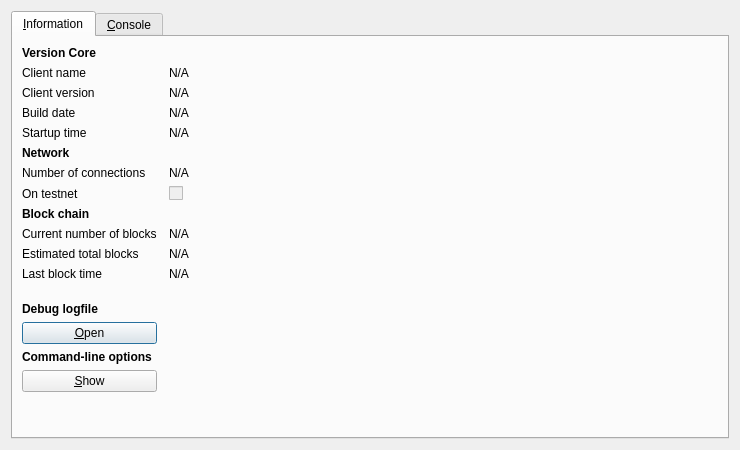
<?xml version="1.0" encoding="UTF-8"?>
<ui version="4.0">
 <class>RPCConsole</class>
 <widget class="QDialog" name="RPCConsole">
  <property name="geometry">
   <rect>
    <x>0</x>
    <y>0</y>
    <width>740</width>
    <height>450</height>
   </rect>
  </property>
  <property name="windowTitle">
   <string>Version debug window</string>
  </property>
  <layout class="QVBoxLayout" name="verticalLayout_2">
   <item>
    <widget class="QTabWidget" name="tabWidget">
     <property name="currentIndex">
      <number>0</number>
     </property>
     <widget class="QWidget" name="tab_info">
      <attribute name="title">
       <string>&amp;Information</string>
      </attribute>
      <layout class="QGridLayout" name="gridLayout" columnstretch="0,1">
       <property name="horizontalSpacing">
        <number>12</number>
       </property>
       <item row="0" column="0">
        <widget class="QLabel" name="label_9">
         <property name="font">
          <font>
           <weight>75</weight>
           <bold>true</bold>
          </font>
         </property>
         <property name="text">
          <string>Version Core</string>
         </property>
        </widget>
       </item>
       <item row="1" column="0">
        <widget class="QLabel" name="label_5">
         <property name="text">
          <string>Client name</string>
         </property>
        </widget>
       </item>
       <item row="1" column="1">
        <widget class="QLabel" name="clientName">
         <property name="cursor">
          <cursorShape>IBeamCursor</cursorShape>
         </property>
         <property name="text">
          <string>N/A</string>
         </property>
         <property name="textFormat">
          <enum>Qt::PlainText</enum>
         </property>
         <property name="textInteractionFlags">
          <set>Qt::LinksAccessibleByMouse|Qt::TextSelectableByKeyboard|Qt::TextSelectableByMouse</set>
         </property>
        </widget>
       </item>
       <item row="2" column="0">
        <widget class="QLabel" name="label_6">
         <property name="text">
          <string>Client version</string>
         </property>
        </widget>
       </item>
       <item row="2" column="1">
        <widget class="QLabel" name="clientVersion">
         <property name="cursor">
          <cursorShape>IBeamCursor</cursorShape>
         </property>
         <property name="text">
          <string>N/A</string>
         </property>
         <property name="textFormat">
          <enum>Qt::PlainText</enum>
         </property>
         <property name="textInteractionFlags">
          <set>Qt::LinksAccessibleByMouse|Qt::TextSelectableByKeyboard|Qt::TextSelectableByMouse</set>
         </property>
        </widget>
       </item>
       <item row="3" column="0">
        <widget class="QLabel" name="label_12">
         <property name="text">
          <string>Build date</string>
         </property>
        </widget>
       </item>
       <item row="3" column="1">
        <widget class="QLabel" name="buildDate">
         <property name="cursor">
          <cursorShape>IBeamCursor</cursorShape>	   
         </property>
         <property name="text">
          <string>N/A</string>
         </property>
         <property name="textFormat">
          <enum>Qt::PlainText</enum>
         </property>
         <property name="textInteractionFlags">
          <set>Qt::LinksAccessibleByMouse|Qt::TextSelectableByKeyboard|Qt::TextSelectableByMouse</set>
         </property>
        </widget>
       </item>
       <item row="4" column="0">
        <widget class="QLabel" name="label_13">
         <property name="text">
          <string>Startup time</string>
         </property>
        </widget>
       </item>
       <item row="4" column="1">
        <widget class="QLabel" name="startupTime">
         <property name="cursor">
          <cursorShape>IBeamCursor</cursorShape>
         </property>
         <property name="text">
          <string>N/A</string>
         </property>
         <property name="textFormat">
          <enum>Qt::PlainText</enum>
         </property>
         <property name="textInteractionFlags">
          <set>Qt::LinksAccessibleByMouse|Qt::TextSelectableByKeyboard|Qt::TextSelectableByMouse</set>
         </property>
        </widget>
       </item>
       <item row="5" column="0">
        <widget class="QLabel" name="label_11">
         <property name="font">
          <font>
           <weight>75</weight>
           <bold>true</bold>
          </font>
         </property>
         <property name="text">
          <string>Network</string>
         </property>
        </widget>
       </item>
       <item row="6" column="0">
        <widget class="QLabel" name="label_7">
         <property name="text">
          <string>Number of connections</string>
         </property>
        </widget>
       </item>
       <item row="6" column="1">
        <widget class="QLabel" name="numberOfConnections">
         <property name="cursor">
          <cursorShape>IBeamCursor</cursorShape>
         </property>
         <property name="text">
          <string>N/A</string>
         </property>
         <property name="textFormat">
          <enum>Qt::PlainText</enum>
         </property>
         <property name="textInteractionFlags">
          <set>Qt::LinksAccessibleByMouse|Qt::TextSelectableByKeyboard|Qt::TextSelectableByMouse</set>
         </property>
        </widget>
       </item>
       <item row="7" column="0">
        <widget class="QLabel" name="label_8">
         <property name="text">
          <string>On testnet</string>
         </property>
        </widget>
       </item>
       <item row="7" column="1">
        <widget class="QCheckBox" name="isTestNet">
         <property name="enabled">
          <bool>false</bool>
         </property>
         <property name="text">
          <string/>
         </property>
        </widget>
       </item>
       <item row="8" column="0">
        <widget class="QLabel" name="label_10">
         <property name="font">
          <font>
           <weight>75</weight>
           <bold>true</bold>
          </font>
         </property>
         <property name="text">
          <string>Block chain</string>
         </property>
        </widget>
       </item>
       <item row="9" column="0">
        <widget class="QLabel" name="label_3">
         <property name="text">
          <string>Current number of blocks</string>
         </property>
        </widget>
       </item>
       <item row="9" column="1">
        <widget class="QLabel" name="numberOfBlocks">
         <property name="cursor">
          <cursorShape>IBeamCursor</cursorShape>
         </property>
         <property name="text">
          <string>N/A</string>
         </property>
         <property name="textFormat">
          <enum>Qt::PlainText</enum>
         </property>
         <property name="textInteractionFlags">
          <set>Qt::LinksAccessibleByMouse|Qt::TextSelectableByKeyboard|Qt::TextSelectableByMouse</set>
         </property>
        </widget>
       </item>
       <item row="10" column="0">
        <widget class="QLabel" name="label_4">
         <property name="text">
          <string>Estimated total blocks</string>
         </property>
        </widget>
       </item>
       <item row="10" column="1">
        <widget class="QLabel" name="totalBlocks">
         <property name="cursor">
          <cursorShape>IBeamCursor</cursorShape>
         </property>
         <property name="text">
          <string>N/A</string>
         </property>
         <property name="textFormat">
          <enum>Qt::PlainText</enum>
         </property>
         <property name="textInteractionFlags">
          <set>Qt::LinksAccessibleByMouse|Qt::TextSelectableByKeyboard|Qt::TextSelectableByMouse</set>
         </property>
        </widget>
       </item>
       <item row="11" column="0">
        <widget class="QLabel" name="label_2">
         <property name="text">
          <string>Last block time</string>
         </property>
        </widget>
       </item>
       <item row="11" column="1">
        <widget class="QLabel" name="lastBlockTime">
         <property name="cursor">
          <cursorShape>IBeamCursor</cursorShape>
         </property>
         <property name="text">
          <string>N/A</string>
         </property>
         <property name="textFormat">
          <enum>Qt::PlainText</enum>
         </property>
         <property name="textInteractionFlags">
          <set>Qt::LinksAccessibleByMouse|Qt::TextSelectableByKeyboard|Qt::TextSelectableByMouse</set>
         </property>
        </widget>
       </item>
       <item row="12" column="0">
        <spacer name="verticalSpacer_2">
         <property name="orientation">
          <enum>Qt::Vertical</enum>
         </property>
         <property name="sizeHint" stdset="0">
          <size>
           <width>20</width>
           <height>20</height>
          </size>
         </property>
        </spacer>
       </item>
       <item row="13" column="0">
        <widget class="QLabel" name="labelDebugLogfile">
         <property name="font">
          <font>
           <weight>75</weight>
           <bold>true</bold>
          </font>
         </property>
         <property name="text">
          <string>Debug logfile</string>
         </property>
        </widget>
       </item>
       <item row="14" column="0">
        <widget class="QPushButton" name="openDebugLogfileButton">
         <property name="toolTip">
          <string>Open the Version debug logfile from the current data directory. This can take a few seconds for large logfiles.</string>
         </property>
         <property name="text">
          <string>&amp;Open</string>
         </property>
        </widget>
       </item>
       <item row="15" column="0">
        <widget class="QLabel" name="labelCLOptions">
         <property name="font">
          <font>
           <weight>75</weight>
           <bold>true</bold>
          </font>
         </property>
         <property name="text">
          <string>Command-line options</string>
         </property>
        </widget>
       </item>
       <item row="16" column="0">
        <widget class="QPushButton" name="showCLOptionsButton">
         <property name="toolTip">
          <string>Show the Version-Qt help message to get a list with possible Version command-line options.</string>
         </property>
         <property name="text">
          <string>&amp;Show</string>
         </property>
        </widget>
       </item>
       <item row="17" column="0">
        <spacer name="verticalSpacer">
         <property name="orientation">
          <enum>Qt::Vertical</enum>
         </property>
         <property name="sizeHint" stdset="0">
          <size>
           <width>20</width>
           <height>40</height>
          </size>
         </property>
        </spacer>
       </item>
      </layout>
     </widget>
     <widget class="QWidget" name="tab_console">
      <attribute name="title">
      <string>&amp;Console</string>
      </attribute>
      <layout class="QVBoxLayout" name="verticalLayout_3">
       <property name="spacing">
        <number>3</number>
       </property>
       <item>
        <widget class="QTextEdit" name="messagesWidget">
         <property name="minimumSize">
          <size>
           <width>0</width>
           <height>100</height>
          </size>
         </property>
         <property name="readOnly">
          <bool>true</bool>
         </property>
         <property name="tabKeyNavigation" stdset="0">
          <bool>false</bool>
         </property>
         <property name="columnCount" stdset="0">
          <number>2</number>
         </property>
         <attribute name="horizontalHeaderVisible">
          <bool>false</bool>
         </attribute>
         <attribute name="verticalHeaderVisible">
          <bool>false</bool>
         </attribute>
         <column/>
         <column/>
        </widget>
       </item>
       <item>
        <layout class="QHBoxLayout" name="horizontalLayout">
         <property name="spacing">
          <number>3</number>
         </property>
         <item>
          <widget class="QLabel" name="label">
           <property name="text">
            <string notr="true">&gt;</string>
           </property>
          </widget>
         </item>
         <item>
          <widget class="QLineEdit" name="lineEdit"/>
         </item>
         <item>
          <widget class="QPushButton" name="clearButton">
           <property name="maximumSize">
            <size>
             <width>24</width>
             <height>24</height>
            </size>
           </property>
           <property name="toolTip">
            <string>Clear console</string>
           </property>
           <property name="text">
            <string/>
           </property>
           <property name="icon">
            <iconset resource="../bitcoin.qrc">
             <normaloff>:/icons/remove</normaloff>:/icons/remove</iconset>
           </property>
           <property name="shortcut">
            <string notr="true">Ctrl+L</string>
           </property>
           <property name="autoDefault">
            <bool>false</bool>
           </property>
          </widget>
         </item>
        </layout>
       </item>
      </layout>
     </widget>
    </widget>
   </item>
  </layout>
 </widget>
 <resources>
  <include location="../bitcoin.qrc"/>
 </resources>
 <connections/>
</ui>
